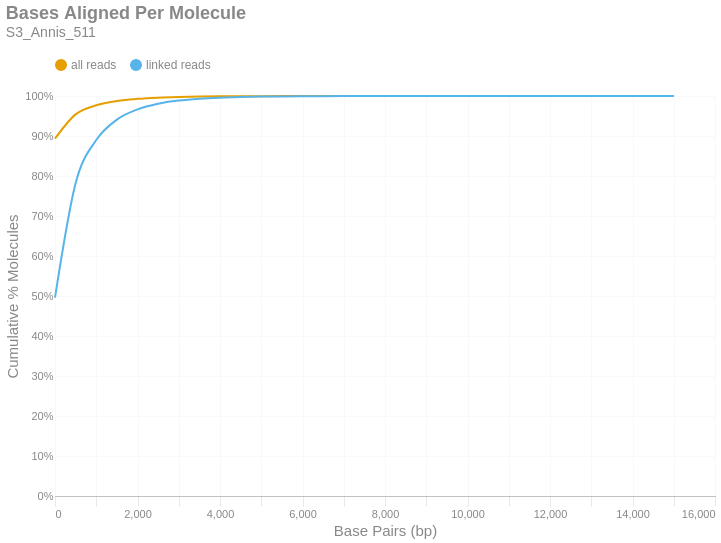

Notebook cell for this chart:
### Markdown cell above
### Bases Aligned Per Molecule
This is a cumulative frequency distribution showing the number of base pairs aligned per unique molecule. These data are shown in 500 bp bins. There are two distributions: one with `all reads` (yellow) and another with only `linked reads` (blue). The percent of molecules in the `linked reads` distribution is relative to the total number of linked molecules.

### Code cell
if SKIPLR:
    print_html(f"Skipped")
else:
    binned_df = consolidated_hist(valids['aligned_bp'], mask, 500, True)
    with SafeRender(binned_df):
        (
            density_plot(binned_df, 'Bases Aligned Per Molecule', samplename, 'basesper')
            .encode(
                x=alt.X('bin:Q', title="Base Pairs (bp)").axis(tickMinStep=500).scale(padding=0),
                y=alt.Y('value:Q', title='Cumulative % Molecules')
                    .axis(format='%')
                    .scale(domain = [0,1])
                    .stack(False),
                color=alt.Color("key:N").scale(domain = ["all reads", "linked reads"]),
                tooltip = [
                    alt.Tooltip("key:N", title = "Data Type"),
                    alt.Tooltip("range_label:N", title="Bases Aligned Per Molecule"),
                    alt.Tooltip("value:Q", format = ".2%", title="% Molecules (Cum.)")
                ]
            )
        ).display()

### Figure 1 — Vega-Lite specification as saved in the notebook (floating-point values rounded to 4 significant figures)
{"width": "container", "height": 400, "config": {"title": {"anchor": "start", "dy": -15, "fontSize": 18, "color": "#888888", "subtitleColor": "#888888", "subtitleFontSize": 14}, "arc": {"fill": "#0072B2"}, "axis": {"domainColor": "#888888", "domainWidth": 0.5, "gridWidth": 0.2, "grid": false, "titleFontWeight": 400, "titleFontSize": 15, "labelFontSize": 11, "labelColor": "#888888", "tickColor": "#888888", "tickWidth": 0.2, "titleColor": "#888888"}, "axisBand": {"grid": false}, "axisX": {"grid": true, "tickSize": 10, "domainCap": "round"}, "axisY": {"domain": false, "grid": true, "tickSize": 0, "domainCap": "round"}, "background": "transparent", "header": {"labelFontSize": 15, "labelColor": "#888888", "titleFontSize": 15, "titleFontWeight": 600, "titleColor": "#888888"}, "legend": {"labelFont": "sans-serif", "labelFontSize": 12, "labelColor": "#888888", "symbolSize": 100, "symbolType": "circle", "titleFontSize": 12, "titlePadding": 10, "titleColor": "#888888", "title": null, "orient": "top"}, "range": {"category": ["#E69F00", "#56B4E9", "#009E73", "#F0E442", "#0072B2", "#D55E00", "#CC79A7", "#000000"], "diverging": ["#cfe8f3", "#a2d4ec", "#73bfe2", "#46abdb", "#1696d2", "#12719e"]}, "area": {"fill": "#0072B2", "fillOpacity": 0.7, "line": true, "strokeOpacity": 0.7}, "line": {"color": "#0072B2", "stroke": "#0072B2", "strokeWidth": 2}, "trail": {"color": "#0072B2", "stroke": "#0072B2", "strokeWidth": 0, "size": 1}, "point": {"filled": true, "fillOpacity": 1.0, "size": 95}, "text": {"color": "#888888", "fontSize": 11, "align": "right", "fontWeight": 400, "size": 11}, "bar": {"fill": "#0072B2", "stroke": null}, "view": {"stroke": null, "continuousWidth": 660, "continuousHeight": 400}}, "data": {"name": "data-ef33b66b25cafc8bb1da964190096dac"}, "mark": {"type": "line", "interpolate": "monotone", "point": {"opacity": 0, "size": 275}}, "encoding": {"color": {"field": "key", "scale": {"domain": ["all reads", "linked reads"]}, "type": "nominal"}, "tooltip": [{"field": "key", "title": "Data Type", "type": "nominal"}, {"field": "range_label", "title": "Bases Aligned Per Molecule", "type": "nominal"}, {"field": "value", "format": ".2%", "title": "% Molecules (Cum.)", "type": "quantitative"}], "x": {"axis": {"tickMinStep": 500}, "field": "bin", "scale": {"padding": 0}, "title": "Base Pairs (bp)", "type": "quantitative"}, "y": {"axis": {"format": "%"}, "field": "value", "scale": {"domain": [0, 1]}, "stack": false, "title": "Cumulative % Molecules", "type": "quantitative"}}, "params": [{"name": "param_c36ac31b6afebe62", "select": {"type": "point", "fields": ["key"]}, "bind": "legend"}], "title": {"text": "Bases Aligned Per Molecule", "subtitle": "S3_Annis_511"}, "transform": [{"fold": ["all reads (cumsum)", "linked reads (cumsum)"]}, {"calculate": "replace(datum.key, ' (cumsum)', '')", "as": "key"}, {"filter": {"param": "param_c36ac31b6afebe62"}}], "usermeta": {"embedOptions": {"downloadFileName": "S3_Annis_511.basesper"}}, "$schema": "https://vega.github.io/schema/vega-lite/v6.1.0.json", "datasets": {"data-ef33b66b25cafc8bb1da964190096dac": [{"bin": "0.0", "interval": "0.0-500.0", "all reads": 0.8934, "linked reads": 0.4958, "all reads (cumsum)": 0.8934, "linked reads (cumsum)": 0.4958, "range_label": "0-499"}, {"bin": "500.0", "interval": "500.0-1000.0", "all reads": 0.06071, "linked reads": 0.2863, "all reads (cumsum)": 0.9541, "linked reads (cumsum)": 0.7821, "range_label": "500-999"}, {"bin": "1000.0", "interval": "1000.0-1500.0", "all reads": 0.0227, "linked reads": 0.1078, "all reads (cumsum)": 0.9768, "linked reads (cumsum)": 0.8898, "range_label": "1000-1499"}, {"bin": "1500.0", "interval": "1500.0-2000.0", "all reads": 0.01075, "linked reads": 0.05103, "all reads (cumsum)": 0.9876, "linked reads (cumsum)": 0.9409, "range_label": "1500-1999"}, {"bin": "2000.0", "interval": "2000.0-2500.0", "all reads": 0.005386, "linked reads": 0.02558, "all reads (cumsum)": 0.9929, "linked reads (cumsum)": 0.9665, "range_label": "2000-2499"}, {"bin": "2500.0", "interval": "2500.0-3000.0", "all reads": 0.002993, "linked reads": 0.01421, "all reads (cumsum)": 0.9959, "linked reads (cumsum)": 0.9807, "range_label": "2500-2999"}, {"bin": "3000.0", "interval": "3000.0-3500.0", "all reads": 0.001649, "linked reads": 0.007833, "all reads (cumsum)": 0.9976, "linked reads (cumsum)": 0.9885, "range_label": "3000-3499"}, {"bin": "3500.0", "interval": "3500.0-4000.0", "all reads": 0.0009737, "linked reads": 0.004624, "all reads (cumsum)": 0.9986, "linked reads (cumsum)": 0.9931, "range_label": "3500-3999"}, {"bin": "4000.0", "interval": "4000.0-4500.0", "all reads": 0.0005765, "linked reads": 0.002738, "all reads (cumsum)": 0.9991, "linked reads (cumsum)": 0.9959, "range_label": "4000-4499"}, {"bin": "4500.0", "interval": "4500.0-5000.0", "all reads": 0.0003405, "linked reads": 0.001617, "all reads (cumsum)": 0.9995, "linked reads (cumsum)": 0.9975, "range_label": "4500-4999"}, {"bin": "5000.0", "interval": "5000.0-5500.0", "all reads": 0.0002047, "linked reads": 0.0009721, "all reads (cumsum)": 0.9997, "linked reads (cumsum)": 0.9984, "range_label": "5000-5499"}, {"bin": "5500.0", "interval": "5500.0-6000.0", "all reads": 0.0001148, "linked reads": 0.0005451, "all reads (cumsum)": 0.9998, "linked reads (cumsum)": 0.999, "range_label": "5500-5999"}, {"bin": "6000.0", "interval": "6000.0-6500.0", "all reads": 7.98e-05, "linked reads": 0.000379, "all reads (cumsum)": 0.9999, "linked reads (cumsum)": 0.9994, "range_label": "6000-6499"}, {"bin": "6500.0", "interval": "6500.0-7000.0", "all reads": 4.767e-05, "linked reads": 0.0002264, "all reads (cumsum)": 0.9999, "linked reads (cumsum)": 0.9996, "range_label": "6500-6999"}, {"bin": "7000.0", "interval": "7000.0-7500.0", "all reads": 3.187e-05, "linked reads": 0.0001513, "all reads (cumsum)": 0.9999, "linked reads (cumsum)": 0.9998, "range_label": "7000-7499"}, {"bin": "7500.0", "interval": "7500.0-8000.0", "all reads": 2.332e-05, "linked reads": 0.0001107, "all reads (cumsum)": 1.0, "linked reads (cumsum)": 0.9999, "range_label": "7500-7999"}, {"bin": "8000.0", "interval": "8000.0-8500.0", "all reads": 1.088e-05, "linked reads": 5.168e-05, "all reads (cumsum)": 1.0, "linked reads (cumsum)": 0.9999, "range_label": "8000-8499"}, {"bin": "8500.0", "interval": "8500.0-9000.0", "all reads": 5.441e-06, "linked reads": 2.584e-05, "all reads (cumsum)": 1.0, "linked reads (cumsum)": 0.9999, "range_label": "8500-8999"}, {"bin": "9000.0", "interval": "9000.0-9500.0", "all reads": 4.923e-06, "linked reads": 2.338e-05, "all reads (cumsum)": 1.0, "linked reads (cumsum)": 1.0, "range_label": "9000-9499"}, {"bin": "9500.0", "interval": "9500.0-10000.0", "all reads": 3.109e-06, "linked reads": 1.477e-05, "all reads (cumsum)": 1.0, "linked reads (cumsum)": 1.0, "range_label": "9500-9999"}, {"bin": "10000.0", "interval": "10000.0-10500.0", "all reads": 7.773e-07, "linked reads": 3.691e-06, "all reads (cumsum)": 1.0, "linked reads (cumsum)": 1.0, "range_label": "10000-10499"}, {"bin": "10500.0", "interval": "10500.0-11000.0", "all reads": 1.555e-06, "linked reads": 7.383e-06, "all reads (cumsum)": 1.0, "linked reads (cumsum)": 1.0, "range_label": "10500-10999"}, {"bin": "11000.0", "interval": "11000.0-11500.0", "all reads": 1.036e-06, "linked reads": 4.922e-06, "all reads (cumsum)": 1.0, "linked reads (cumsum)": 1.0, "range_label": "11000-11499"}, {"bin": "11500.0", "interval": "11500.0-12000.0", "all reads": 2.591e-07, "linked reads": 1.23e-06, "all reads (cumsum)": 1.0, "linked reads (cumsum)": 1.0, "range_label": "11500-11999"}, {"bin": "12000.0", "interval": "12000.0-12500.0", "all reads": 2.591e-07, "linked reads": 1.23e-06, "all reads (cumsum)": 1.0, "linked reads (cumsum)": 1.0, "range_label": "12000-12499"}, {"bin": "12500.0", "interval": "12500.0-13000.0", "all reads": 0.0, "linked reads": 0.0, "all reads (cumsum)": 1.0, "linked reads (cumsum)": 1.0, "range_label": "12500-12999"}, {"bin": "13000.0", "interval": "13000.0-13500.0", "all reads": 0.0, "linked reads": 0.0, "all reads (cumsum)": 1.0, "linked reads (cumsum)": 1.0, "range_label": "13000-13499"}, {"bin": "13500.0", "interval": "13500.0-14000.0", "all reads": 0.0, "linked reads": 0.0, "all reads (cumsum)": 1.0, "linked reads (cumsum)": 1.0, "range_label": "13500-13999"}, {"bin": "14000.0", "interval": "14000.0-14500.0", "all reads": 2.591e-07, "linked reads": 1.23e-06, "all reads (cumsum)": 1.0, "linked reads (cumsum)": 1.0, "range_label": "14000-14499"}, {"bin": "14500.0", "interval": "14500.0-15000.0", "all reads": 2.591e-07, "linked reads": 1.23e-06, "all reads (cumsum)": 1.0, "linked reads (cumsum)": 1.0, "range_label": "14500-14999"}, {"bin": "15000.0", "interval": "15000.0-15500.0", "all reads": 2.591e-07, "linked reads": 1.23e-06, "all reads (cumsum)": 1.0, "linked reads (cumsum)": 1.0, "range_label": "15000-15499"}]}}
